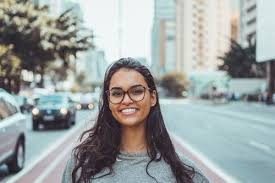
#> input picture download.jpg, 275 x 183 px, found by its file name
$ jupyter execute Untitled0.ipynb   (older library calls are emulated)
#> lines starting #> are read from the running program, lines starting #| are printed output that depends on the picture; after the words box and inside, x2 and y2 are one past the last pixel; in counts of white or black regions, pixels touching at a corner belong together
[cell 1]
from google.colab import drive
drive.mount('/content/drive/')

[cell 2]
import cv2
import numpy as np
import matplotlib.pyplot as plt

iname = "/content/drive/MyDrive/Report_ImageProgress_Nhóm8/VuHoaBinh_21106541/download.jpg"

image = cv2.imread(iname, cv2.IMREAD_GRAYSCALE)
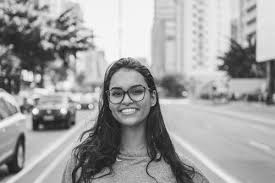
#> image: shape (183, 275); min 14, max 255, mean 160.4

if image is None:
 print("Could not open the image")
image

• Bô lọc Robert Cross Gradient

[cell 3]
kernel_prewitt_x = np.array([[0, 0, 0],
                            [0, -1, 0],
                             [0, 0, 1]])
kernel_prewitt_y = np.array([[0, 0, 0],
                            [0, 0, -1],
                            [0, 1, 0]])

# gradient_x = cv2.filter2D(image, cv2.CV_64F, kernel_prewitt_x, cv2.BORDER_REPLICATE)
gradient_x_robert = cv2.filter2D(image, cv2.CV_64F, kernel_prewitt_x, borderType=cv2.BORDER_REPLICATE)
gradient_y_robert = cv2.filter2D(image, cv2.CV_64F, kernel_prewitt_y, borderType=cv2.BORDER_REPLICATE)
gradient_magnitude = np.sqrt(gradient_x_robert**2 + gradient_y_robert**2)

gradient_magnitude[gradient_magnitude <= 70] = 0

gradient_magnitude = cv2.normalize(gradient_magnitude, None, 0, 255, cv2.NORM_MINMAX)


plt.title("original image")
plt.imshow(image, cmap='gray')
plt.show()

plt.title("Robert X")
plt.imshow(gradient_x_robert, cmap='gray')
plt.show()

plt.title("Robert Y")
plt.imshow(gradient_y_robert, cmap='gray')
plt.show()


plt.title("Processed Image - Robert")
plt.imshow(gradient_magnitude, cmap='gray')
plt.show()

[cell 4]
## sắc nét
# gradient_magnitude = np.abs(gradient_x_robert) + np.abs(gradient_y_robert)
plt.title("sắc nét")
plt.imshow( image + gradient_magnitude, cmap='gray')

plt.show()

• Bô lọc Sobel

[cell 5]
kernel_prewitt_x = np.array([[-1, -2, -1], [0, 0, 0], [1, 2, 1]])
kernel_prewitt_y = np.array([[-1, 0, 1], [-2, 0, 2],[-1, 0, 1]])

# gradient_x = cv2.filter2D(image, cv2.CV_64F, kernel_prewitt_x, cv2.BORDER_REPLICATE)
gradient_x = cv2.filter2D(image, cv2.CV_64F, kernel_prewitt_x, borderType=cv2.BORDER_REPLICATE)
gradient_y = cv2.filter2D(image, cv2.CV_64F, kernel_prewitt_y, borderType=cv2.BORDER_REPLICATE)

gradient_magnitude_x = np.sqrt(gradient_x**2)
gradient_magnitude_y = np.sqrt(gradient_y**2)
gradient_magnitude = np.sqrt(gradient_x**2 + gradient_y**2)

gradient_magnitude[gradient_magnitude <= 200] = 0

gradient_magnitude = cv2.normalize(gradient_magnitude, None, 0, 255, cv2.NORM_MINMAX)

plt.title("original image")
plt.imshow(image, cmap='gray')
plt.show()

plt.title("Robert X")
plt.imshow(gradient_magnitude_x, cmap='gray')
plt.show()

plt.title("Robert Y")
plt.imshow(gradient_magnitude_y, cmap='gray')
plt.show()


plt.title("Processed Image - Robert")
plt.imshow(gradient_magnitude, cmap='gray')
plt.show()

[cell 6]
## sắc nét
plt.title("sắc nét")
plt.imshow(np.abs(image + gradient_magnitude), cmap='gray')

plt.show()

• Bộ lọc Prewitt

[cell 7]
kernel_prewitt_x = np.array([[-1, 0, 1], [-1, 0, 1], [-1, 0, 1]])
kernel_prewitt_y = np.array([[1, 1, 1], [0, 0, 0],[-1, -1, -1]])

# gradient_x = cv2.filter2D(image, cv2.CV_64F, kernel_prewitt_x, cv2.BORDER_REPLICATE)
gradient_x = cv2.filter2D(image, cv2.CV_64F, kernel_prewitt_x, borderType=cv2.BORDER_REPLICATE)
gradient_y = cv2.filter2D(image, cv2.CV_64F, kernel_prewitt_y, borderType=cv2.BORDER_REPLICATE)

gradient_magnitude_x_perwit = np.sqrt(gradient_x**2)
gradient_magnitude_y_perwit = np.sqrt(gradient_y**2)
gradient_magnitude = np.sqrt(gradient_x**2 + gradient_y**2)

gradient_magnitude[gradient_magnitude <= 100] = 0
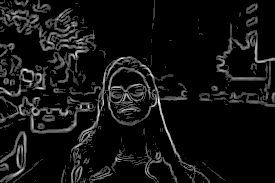
#> gradient_magnitude: shape (183, 275) float64; min 0, max 512, mean 36; drawn with min black and max white

gradient_magnitude = cv2.normalize(gradient_magnitude, None, 0, 255, cv2.NORM_MINMAX)

plt.title("original image")
plt.imshow(image, cmap='gray')
plt.show()

plt.title("Robert X")
plt.imshow(gradient_magnitude_x_perwit, cmap='gray')
plt.show()

plt.title("Robert Y")
plt.imshow(gradient_magnitude_y_perwit, cmap='gray')
plt.show()


plt.title("Processed Image - Robert")
plt.imshow(gradient_magnitude, cmap='gray')
plt.show()

[cell 8]
## sắc nét
plt.title("sắc nét")
plt.imshow(np.abs(image + gradient_magnitude), cmap='gray')

plt.show()
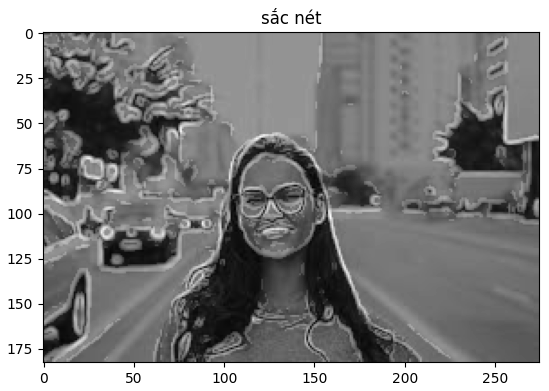
#> figure drawn by matplotlib, 1 panel

[cell 9]
## Prewitt

[cell 10]
import cv2
import numpy as np
import matplotlib.pyplot as plt

iname1 = "/content/drive/MyDrive/Report_ImageProgress_Nhóm8/VuHoaBinh_21106541/1233.jpg"

image1 = cv2.imread(iname1, cv2.IMREAD_GRAYSCALE)
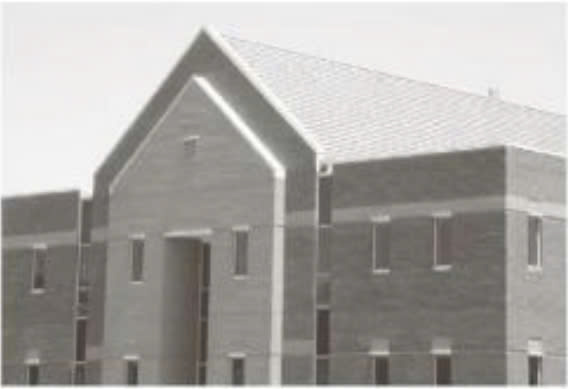
#> input picture 1233.jpg, 568 x 389 px, found by its file name
#> image1: shape (389, 568); min 60, max 255, mean 166.9

if image1 is None:
 print("Could not open the image")
image1

[cell 11]
kernel_prewitt_x = np.array([[-1, 0, 1], [-1, 0, 1], [-1, 0, 1]])
kernel_prewitt_y = np.array([[1, 1, 1], [0, 0, 0],[-1, -1, -1]])

# gradient_x = cv2.filter2D(image, cv2.CV_64F, kernel_prewitt_x, cv2.BORDER_REPLICATE)
gradient_x = cv2.filter2D(image1, cv2.CV_64F, kernel_prewitt_x, borderType=cv2.BORDER_REPLICATE)
#> gradient_x: shape (389, 568) float64
gradient_y = cv2.filter2D(image1, cv2.CV_64F, kernel_prewitt_y, borderType=cv2.BORDER_REPLICATE)
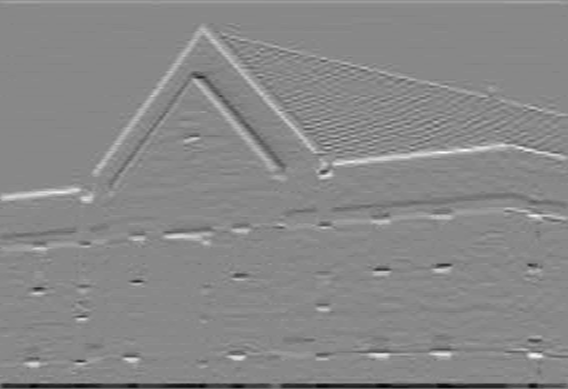
#> gradient_y: shape (389, 568) float64; min -252, max 218, mean 0.1; drawn with min black and max white

gradient_magnitude_x = np.sqrt(gradient_x**2)
#> gradient_magnitude_x: shape (389, 568) float64
gradient_magnitude_y = np.sqrt(gradient_y**2)
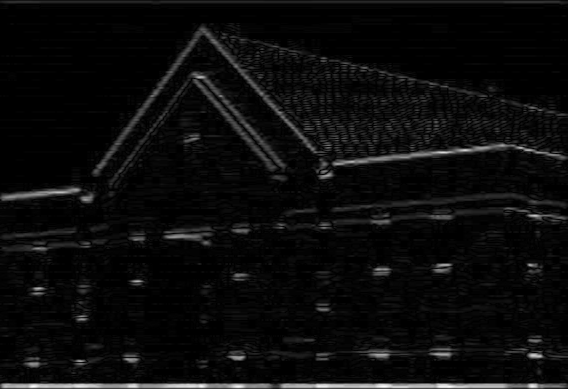
#> gradient_magnitude_y: shape (389, 568) float64; min 0, max 252, mean 11.5
gradient_magnitude = np.sqrt(gradient_x**2 + gradient_y**2)
#> gradient_magnitude: shape (389, 568) float64

gradient_magnitude[gradient_magnitude <= 1] = 0
#> gradient_magnitude: shape (389, 568) float64; min 0, max 272.7, mean 18.9

gradient_magnitude = cv2.normalize(gradient_magnitude, None, 0, 255, cv2.NORM_MINMAX)

fig, ax = plt.subplots(1, 2, figsize=(10, 5))

ax[0].imshow(image1, cmap='gray')
ax[0].set_title("Original Image")

ax[1].imshow(gradient_magnitude, cmap='gray')
ax[1].set_title("Processed Image (Gradient Magnitude)")

plt.show()

[cell 12]
## sắc nét
gradient_magnitude = np.abs(gradient_x) + np.abs(gradient_y)
plt.title("sắc nét")
plt.imshow(np.abs(image1 + gradient_magnitude), cmap='gray')

plt.show()
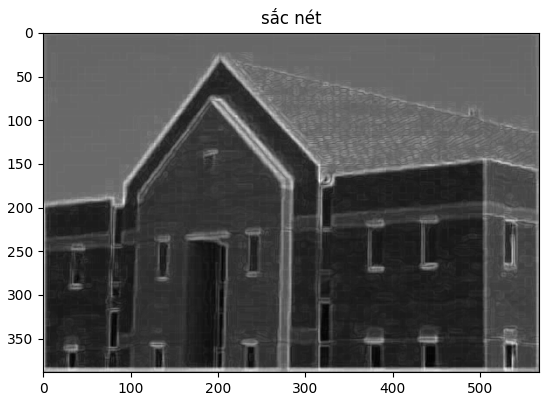
#> figure drawn by matplotlib, 1 panel

[cell 13]
## Robert

[cell 14]
kernel_prewitt_x = np.array([[0, 0, 0],
                            [0, -1, 0],
                             [0, 0, 1]])
kernel_prewitt_y = np.array([[0, 0, 0],
                            [0, 0, -1],
                            [0, 1, 0]])

# gradient_x = cv2.filter2D(image, cv2.CV_64F, kernel_prewitt_x, cv2.BORDER_REPLICATE)
gradient_x_robert = cv2.filter2D(image1, cv2.CV_64F, kernel_prewitt_x, borderType=cv2.BORDER_REPLICATE)
#> gradient_x_robert: shape (389, 568) float64
gradient_y_robert = cv2.filter2D(image1, cv2.CV_64F, kernel_prewitt_y, borderType=cv2.BORDER_REPLICATE)
#> gradient_y_robert: shape (389, 568) float64

gradient_magnitude = np.sqrt(gradient_x_robert**2 + gradient_y_robert**2)
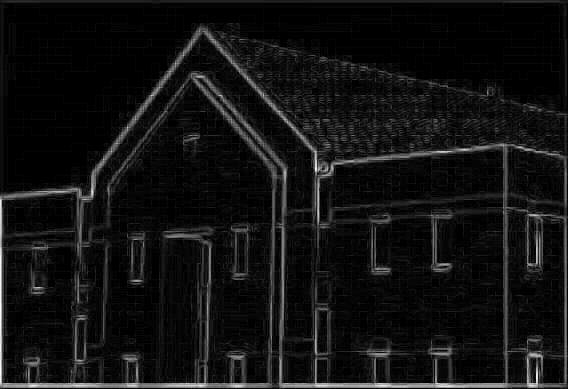
#> gradient_magnitude: shape (389, 568) float64; min 0, max 69.31, mean 4.9; drawn with min black and max white

gradient_magnitude[gradient_magnitude <= 1] = 0
#> gradient_magnitude: shape (389, 568) float64; 5.04% of pixels changed, all inside (x1, y1, x2, y2) = (3, 4, 564, 383)

gradient_magnitude = cv2.normalize(gradient_magnitude, None, 0, 255, cv2.NORM_MINMAX)

fig, ax = plt.subplots(1, 2, figsize=(10, 5))

ax[0].imshow(image1, cmap='gray')
ax[0].set_title("Original Image")

ax[1].imshow(gradient_magnitude, cmap='gray')
ax[1].set_title("Processed Image - Robert")

plt.show()

[cell 15]
## sắc nét
gradient_magnitude = np.abs(gradient_x_robert) + np.abs(gradient_y_robert)
plt.title("sắc nét")
plt.imshow( image1+ gradient_magnitude, cmap='gray')

plt.show()
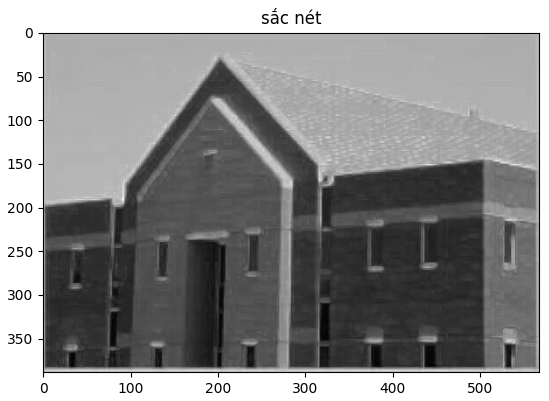
#> figure drawn by matplotlib, 1 panel

[cell 16]
## Sobel

[cell 17]
kernel_prewitt_x = np.array([[-1, -2, -1], [0, 0, 0], [1, 2, 1]])
kernel_prewitt_y = np.array([[-1, 0, 1], [-2, 0, 2],[-1, 0, 1]])

# gradient_x = cv2.filter2D(image, cv2.CV_64F, kernel_prewitt_x, cv2.BORDER_REPLICATE)
gradient_x = cv2.filter2D(image1, cv2.CV_64F, kernel_prewitt_x, borderType=cv2.BORDER_REPLICATE)
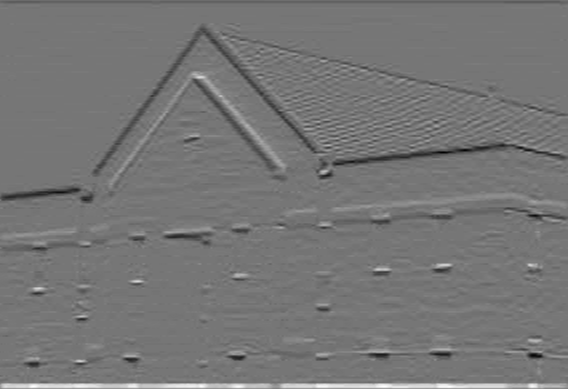
#> gradient_x: shape (389, 568) float64; min -291, max 336, mean -0.1; drawn with min black and max white
gradient_y = cv2.filter2D(image1, cv2.CV_64F, kernel_prewitt_y, borderType=cv2.BORDER_REPLICATE)

gradient_magnitude_x = np.sqrt(gradient_x**2)
gradient_magnitude_y = np.sqrt(gradient_y**2)
gradient_magnitude = np.sqrt(gradient_x**2 + gradient_y**2)

gradient_magnitude[gradient_magnitude <= 1] = 0

gradient_magnitude = cv2.normalize(gradient_magnitude, None, 0, 255, cv2.NORM_MINMAX)

fig, ax = plt.subplots(1, 2, figsize=(10, 5))

ax[0].imshow(image1, cmap='gray')
ax[0].set_title("Original Image")

ax[1].imshow(gradient_magnitude, cmap='gray')
ax[1].set_title("Processed Image (Gradient Magnitude)")

plt.show()
